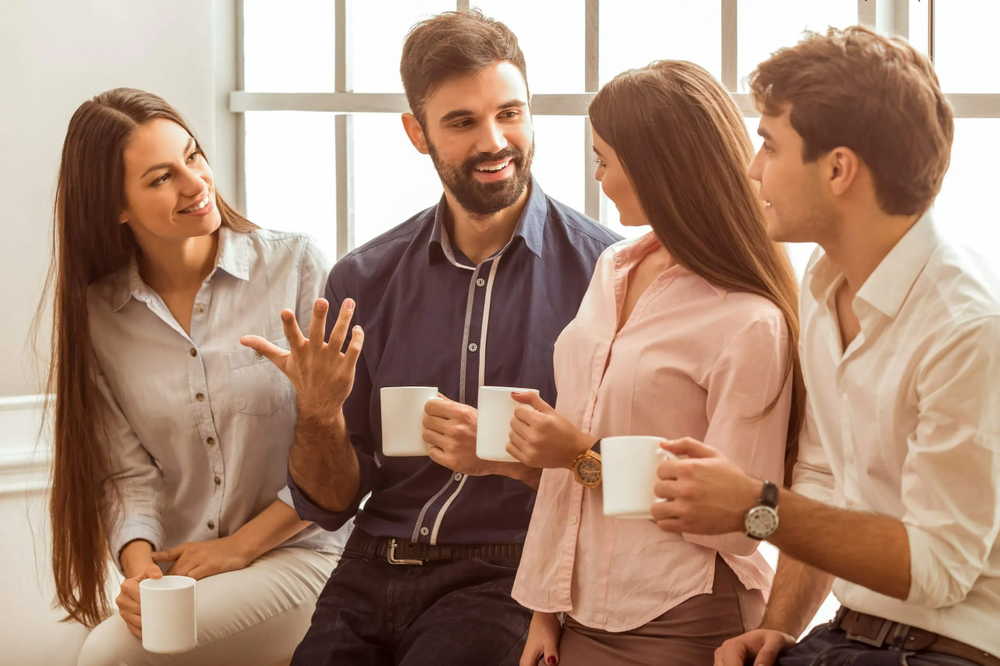
#> input picture Computer_vision/img/communicate.png, 1000 x 666 px, shrunk from 1280 x 853 before the run
$ python mask.py
#> lines starting #> are read from the running program, lines starting #| are printed output that depends on the picture
import cv2
import numpy as np

photo = cv2.imread("../img/communicate.png")
#> photo is the input picture: shape (666, 1000, 3); mean B, G, R 120.3, 139, 170.8
img = np.zeros(photo.shape[:2], dtype='uint8')
# img = np.zeros((350,350), dtype='uint8')
circle = cv2.circle(img.copy(), (0, 0), 80,  255, -1)
square = cv2.rectangle(img.copy(), (25, 25), (250, 250), 255, -1)

# [4 lines of commented-out code are left out]

img = cv2.bitwise_and(photo, photo, mask=square)
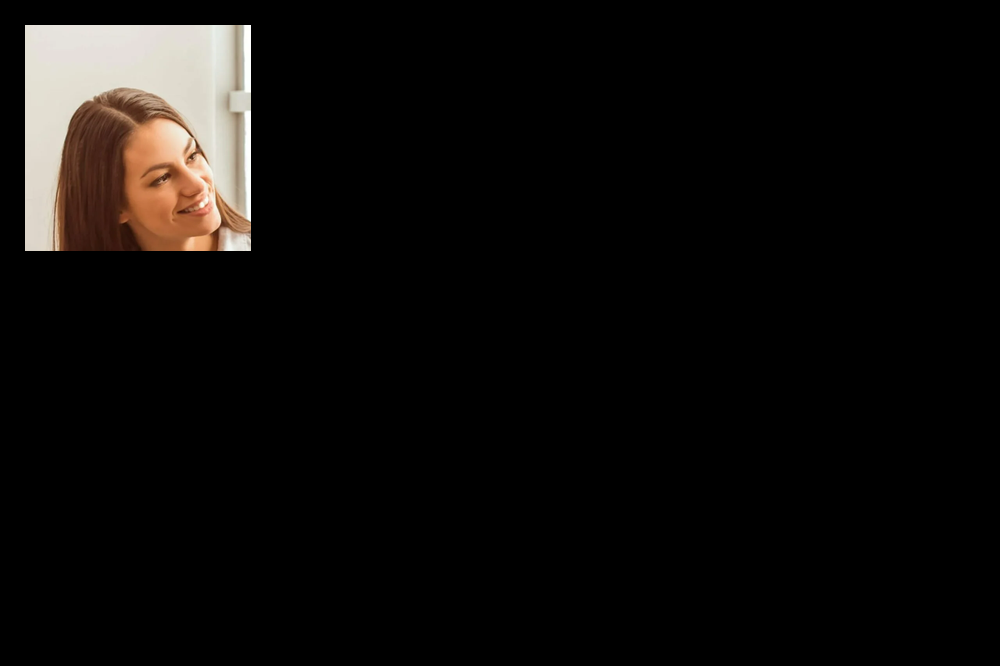
#> img: shape (666, 1000, 3); mean B, G, R 10.8, 12.3, 14.2


cv2.imshow("Result", img)
cv2.waitKey(0)
